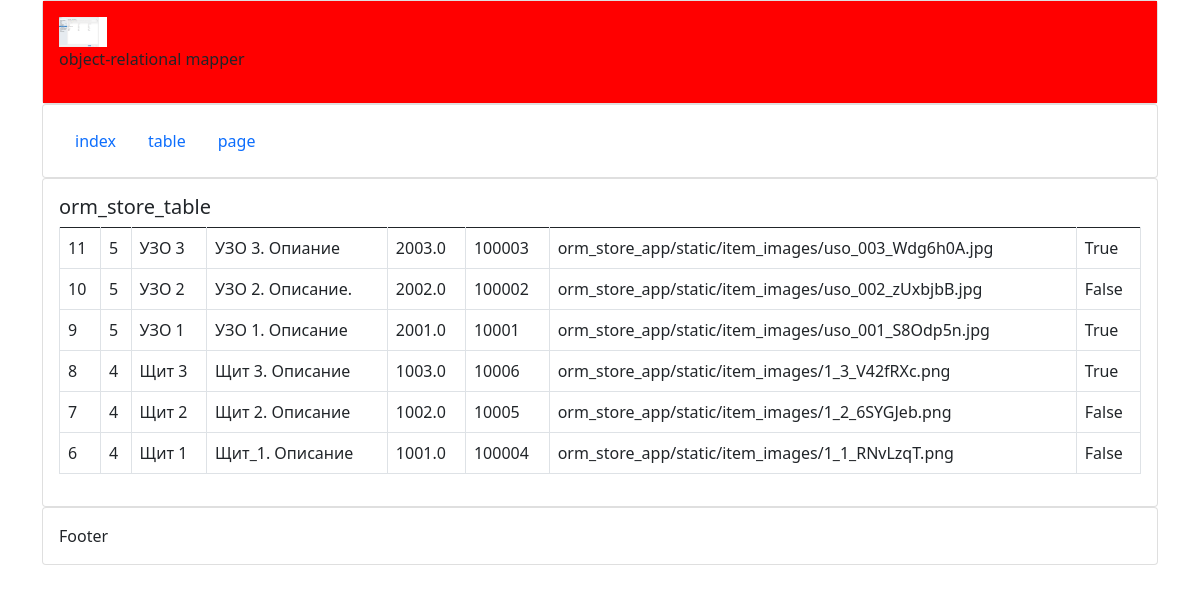
The page /table/1 on the database its author committed.
### orm_store_app/models.py (models this page shows, shortened)
class Item(models.Model):
    category = models.ForeignKey(Category, related_name='Категория',  on_delete=models.CASCADE)
    name = models.CharField('Товар', max_length=255)
    description = models.TextField('Описание', blank=True, null=True)
    price = models.FloatField('Цена', )
    vendor_code = models.IntegerField('Артикул',  blank=False , null=False)
    image = models.ImageField(upload_to='orm_store_app/static/item_images', blank=True, null=True)
    is_sold = models.BooleanField('Проданы', default=False)
    class Meta:
        verbose_name = 'Товар'
        verbose_name_plural = 'Товары'
        ordering = ('name',)

### orm_store_app/views.py (the view)
# urls.py: path('table/<int:pk>', views.table, name='table'),
def table(request, pk):
    print("pk: ", pk)
    objects_list = Item.objects.filter(category_id__gt=pk).values().order_by('-category_id')
    print('objects_list: ', objects_list)
    context = {'objects_list': objects_list}
    return render(request, 'table.html', context)

### orm_store_app/templates/table.html (shortened to what this page needs)
{% extends 'layout.html' %}
{% block content %}
    <h5>orm_store_table</h5>
    <table class="table table-bordered">
        <tbody style="border-top: 3.0px;">
        {% for object in objects_list %}
            <tr>
                {% for key, value in object.items %}
                    <td>
                        {{ value }}
                    </td>
                {% endfor %}
            </tr>
        {% endfor %}
    </table>
{% endblock %}

### orm_store_app/templates/layout.html (shortened to what this page needs)
<!doctype html>
<html lang="en">
<head>
    <link href="https://cdn.jsdelivr.net/npm/bootstrap@5.1.3/dist/css/bootstrap.min.css" rel="stylesheet"
>
    {% load static %}
    <link href="{% static 'css/mycss.css' %}" rel="stylesheet">
</head>
<div class="container">
    <div class="card">
        <div class="card-body bgc">
            {% load static %} <img src="{% static 'images/settings_django.png' %}"
                                   alt="settings_django" height="30px">
            <p>object-relational mapper
            </p>
        </div>
    </div>
    <div class="card">
        <div class="card-body">
            {% include "navigation.html" %}
        </div>
    </div>
    <div class="card">
        <div class="card-body">
            {% block content %}{% endblock %}
        </div>
    </div>
    <div class="card">
        <div class="card-body">
            Footer
        </div>
    </div>
</div>
<body>
</body>
</html>

### orm_store_app/templates/navigation.html
<ul class="nav">
    <li class="nav-item"><a class="nav-link" href="{% url 'orm_store_app:index' %}">index</a></li>
    <li class="nav-item"><a class="nav-link" href="{% url 'orm_store_app:table' pk=1 %}">table</a></li>
    <li class="nav-item"><a class="nav-link" href="{% url 'orm_store_app:page' pk=4 %}">page</a></li>
</ul>

### orm_store_app/static/css/mycss.css (style rules this page uses)
.bgc { background-color: red }

### rows shown on the page
Item: object "11" "5" "УЗО 3" "УЗО 3. Опиание" "2003.0" "100003" "orm_store_app/static/item_images/uso_003_Wdg6h0A.jpg" "True"
Item: object "10" "5" "УЗО 2" "УЗО 2. Описание." "2002.0" "100002" "orm_store_app/static/item_images/uso_002_zUxbjbB.jpg" "False"
Item: object "9" "5" "УЗО 1" "УЗО 1. Описание" "2001.0" "10001" "orm_store_app/static/item_images/uso_001_S8Odp5n.jpg" "True"
Item: object "8" "4" "Щит 3" "Щит 3. Описание" "1003.0" "10006" "orm_store_app/static/item_images/1_3_V42fRXc.png" "True"
Item: object "7" "4" "Щит 2" "Щит 2. Описание" "1002.0" "10005" "orm_store_app/static/item_images/1_2_6SYGJeb.png" "False"
Item: object "6" "4" "Щит 1" "Щит_1. Описание" "1001.0" "100004" "orm_store_app/static/item_images/1_1_RNvLzqT.png" "False"
